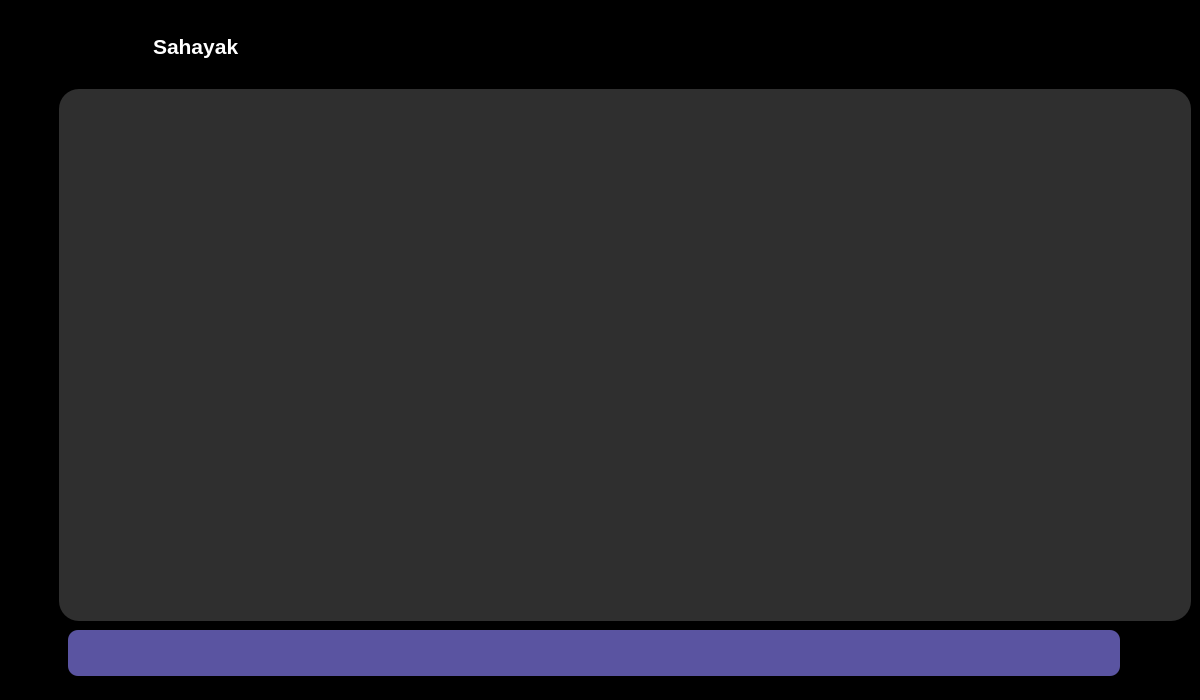
<?xml version="1.0" encoding="UTF-8"?>
<ui version="4.0">
 <class>MainWindow</class>
 <widget class="QMainWindow" name="MainWindow">
  <property name="geometry">
   <rect>
    <x>0</x>
    <y>0</y>
    <width>1200</width>
    <height>700</height>
   </rect>
  </property>
  <property name="minimumSize">
   <size>
    <width>1200</width>
    <height>700</height>
   </size>
  </property>
  <property name="windowTitle">
   <string>MainWindow</string>
  </property>
  <property name="autoFillBackground">
   <bool>false</bool>
  </property>
  <property name="styleSheet">
   <string notr="true">background-color: rgb(0, 0, 0);
border:none;</string>
  </property>
  <widget class="QWidget" name="centralwidget">
   <property name="styleSheet">
    <string notr="true">/*background-color: rgb(55, 46, 103);*/
border:none;</string>
   </property>
   <layout class="QGridLayout" name="gridLayout">
    <item row="0" column="0">
     <widget class="QFrame" name="frame">
      <property name="styleSheet">
       <string notr="true">/*background-color: rgb(55, 46, 103);*/</string>
      </property>
      <property name="frameShape">
       <enum>QFrame::StyledPanel</enum>
      </property>
      <property name="frameShadow">
       <enum>QFrame::Raised</enum>
      </property>
      <layout class="QHBoxLayout" name="horizontalLayout">
       <property name="spacing">
        <number>0</number>
       </property>
       <property name="leftMargin">
        <number>0</number>
       </property>
       <property name="topMargin">
        <number>0</number>
       </property>
       <property name="rightMargin">
        <number>0</number>
       </property>
       <property name="bottomMargin">
        <number>0</number>
       </property>
       <item>
        <widget class="QFrame" name="frame_2">
         <property name="maximumSize">
          <size>
           <width>50</width>
           <height>16777215</height>
          </size>
         </property>
         <property name="styleSheet">
          <string notr="true"/>
         </property>
         <property name="frameShape">
          <enum>QFrame::StyledPanel</enum>
         </property>
         <property name="frameShadow">
          <enum>QFrame::Raised</enum>
         </property>
         <layout class="QVBoxLayout" name="verticalLayout_2">
          <property name="spacing">
           <number>0</number>
          </property>
          <property name="leftMargin">
           <number>0</number>
          </property>
          <property name="topMargin">
           <number>0</number>
          </property>
          <property name="rightMargin">
           <number>0</number>
          </property>
          <property name="bottomMargin">
           <number>0</number>
          </property>
          <item>
           <widget class="QFrame" name="frame_13">
            <property name="styleSheet">
             <string notr="true">/*background-color: rgb(53, 45, 131);*/</string>
            </property>
            <property name="frameShape">
             <enum>QFrame::StyledPanel</enum>
            </property>
            <property name="frameShadow">
             <enum>QFrame::Raised</enum>
            </property>
            <layout class="QVBoxLayout" name="verticalLayout_3">
             <property name="spacing">
              <number>0</number>
             </property>
             <property name="leftMargin">
              <number>0</number>
             </property>
             <property name="topMargin">
              <number>0</number>
             </property>
             <property name="rightMargin">
              <number>0</number>
             </property>
             <property name="bottomMargin">
              <number>0</number>
             </property>
             <item alignment="Qt::AlignTop">
              <widget class="QFrame" name="frame_16">
               <property name="styleSheet">
                <string notr="true"/>
               </property>
               <property name="frameShape">
                <enum>QFrame::StyledPanel</enum>
               </property>
               <property name="frameShadow">
                <enum>QFrame::Raised</enum>
               </property>
               <layout class="QVBoxLayout" name="verticalLayout_4"/>
              </widget>
             </item>
             <item alignment="Qt::AlignBottom">
              <widget class="QFrame" name="frame_17">
               <property name="minimumSize">
                <size>
                 <width>70</width>
                 <height>70</height>
                </size>
               </property>
               <property name="frameShape">
                <enum>QFrame::StyledPanel</enum>
               </property>
               <property name="frameShadow">
                <enum>QFrame::Raised</enum>
               </property>
               <layout class="QGridLayout" name="gridLayout_5">
                <property name="leftMargin">
                 <number>4</number>
                </property>
                <property name="bottomMargin">
                 <number>11</number>
                </property>
                <item row="0" column="0">
                 <widget class="QPushButton" name="pushButton_6">
                  <property name="minimumSize">
                   <size>
                    <width>20</width>
                    <height>30</height>
                   </size>
                  </property>
                  <property name="cursor">
                   <cursorShape>PointingHandCursor</cursorShape>
                  </property>
                  <property name="styleSheet">
                   <string notr="true">image: url(:/Icons/Media/icon_settings.png);</string>
                  </property>
                  <property name="text">
                   <string/>
                  </property>
                 </widget>
                </item>
               </layout>
              </widget>
             </item>
            </layout>
           </widget>
          </item>
         </layout>
        </widget>
       </item>
       <item>
        <widget class="QFrame" name="frame_3">
         <property name="frameShape">
          <enum>QFrame::StyledPanel</enum>
         </property>
         <property name="frameShadow">
          <enum>QFrame::Raised</enum>
         </property>
         <layout class="QVBoxLayout" name="verticalLayout">
          <property name="spacing">
           <number>0</number>
          </property>
          <property name="leftMargin">
           <number>0</number>
          </property>
          <property name="topMargin">
           <number>0</number>
          </property>
          <property name="rightMargin">
           <number>0</number>
          </property>
          <property name="bottomMargin">
           <number>0</number>
          </property>
          <item>
           <widget class="QFrame" name="frame_5">
            <property name="maximumSize">
             <size>
              <width>16777215</width>
              <height>80</height>
             </size>
            </property>
            <property name="styleSheet">
             <string notr="true">/*background-color: rgb(74, 134, 248);*/
border-radius:35px;</string>
            </property>
            <property name="frameShape">
             <enum>QFrame::StyledPanel</enum>
            </property>
            <property name="frameShadow">
             <enum>QFrame::Raised</enum>
            </property>
            <layout class="QGridLayout" name="gridLayout_2">
             <property name="leftMargin">
              <number>0</number>
             </property>
             <property name="topMargin">
              <number>0</number>
             </property>
             <property name="rightMargin">
              <number>6</number>
             </property>
             <property name="bottomMargin">
              <number>6</number>
             </property>
             <item row="0" column="0">
              <widget class="QFrame" name="frame_8">
               <property name="styleSheet">
                <string notr="true">/*background-color: rgb(113, 64, 215);*/
border-radius:35px;</string>
               </property>
               <property name="frameShape">
                <enum>QFrame::StyledPanel</enum>
               </property>
               <property name="frameShadow">
                <enum>QFrame::Raised</enum>
               </property>
               <layout class="QHBoxLayout" name="horizontalLayout_5">
                <item>
                 <widget class="QFrame" name="frame_20">
                  <property name="minimumSize">
                   <size>
                    <width>0</width>
                    <height>70</height>
                   </size>
                  </property>
                  <property name="maximumSize">
                   <size>
                    <width>70</width>
                    <height>70</height>
                   </size>
                  </property>
                  <property name="styleSheet">
                   <string notr="true">image: url(:/Icons/Media/icons8-penduin-64.png);</string>
                  </property>
                  <property name="frameShape">
                   <enum>QFrame::StyledPanel</enum>
                  </property>
                  <property name="frameShadow">
                   <enum>QFrame::Raised</enum>
                  </property>
                  <layout class="QHBoxLayout" name="horizontalLayout_9"/>
                 </widget>
                </item>
                <item>
                 <widget class="QFrame" name="frame_18">
                  <property name="frameShape">
                   <enum>QFrame::StyledPanel</enum>
                  </property>
                  <property name="frameShadow">
                   <enum>QFrame::Raised</enum>
                  </property>
                  <layout class="QHBoxLayout" name="horizontalLayout_6">
                   <item>
                    <widget class="QFrame" name="frame_21">
                     <property name="frameShape">
                      <enum>QFrame::StyledPanel</enum>
                     </property>
                     <property name="frameShadow">
                      <enum>QFrame::Raised</enum>
                     </property>
                     <layout class="QGridLayout" name="gridLayout_7">
                      <property name="leftMargin">
                       <number>0</number>
                      </property>
                      <property name="topMargin">
                       <number>0</number>
                      </property>
                      <property name="rightMargin">
                       <number>0</number>
                      </property>
                      <property name="bottomMargin">
                       <number>0</number>
                      </property>
                      <property name="spacing">
                       <number>0</number>
                      </property>
                      <item row="0" column="0" alignment="Qt::AlignLeft">
                       <widget class="QLabel" name="object">
                        <property name="font">
                         <font>
                          <pointsize>16</pointsize>
                          <bold>true</bold>
                         </font>
                        </property>
                        <property name="styleSheet">
                         <string notr="true">color:rgb(255,255,255);</string>
                        </property>
                        <property name="text">
                         <string>Sahayak</string>
                        </property>
                       </widget>
                      </item>
                     </layout>
                    </widget>
                   </item>
                  </layout>
                 </widget>
                </item>
               </layout>
              </widget>
             </item>
            </layout>
           </widget>
          </item>
          <item>
           <widget class="QFrame" name="frame_6">
            <property name="minimumSize">
             <size>
              <width>0</width>
              <height>0</height>
             </size>
            </property>
            <property name="styleSheet">
             <string notr="true">/*image: url(:/Icons/Media/assets/IMG_20220829_154131.jpg);*/
background-color: rgb(47, 47, 47);

border-radius:20px</string>
            </property>
            <property name="frameShape">
             <enum>QFrame::StyledPanel</enum>
            </property>
            <property name="frameShadow">
             <enum>QFrame::Raised</enum>
            </property>
            <layout class="QGridLayout" name="gridLayout_3">
             <item row="0" column="0">
              <widget class="QScrollArea" name="scrollArea">
               <property name="widgetResizable">
                <bool>true</bool>
               </property>
               <widget class="QWidget" name="scrollAreaWidgetContents">
                <property name="geometry">
                 <rect>
                  <x>0</x>
                  <y>0</y>
                  <width>1114</width>
                  <height>514</height>
                 </rect>
                </property>
                <layout class="QVBoxLayout" name="chat_messages_layout"/>
               </widget>
              </widget>
             </item>
            </layout>
           </widget>
          </item>
          <item>
           <widget class="QFrame" name="frame_4">
            <property name="minimumSize">
             <size>
              <width>0</width>
              <height>0</height>
             </size>
            </property>
            <property name="maximumSize">
             <size>
              <width>16777215</width>
              <height>70</height>
             </size>
            </property>
            <property name="styleSheet">
             <string notr="true">background-color: rgb(0, 0, 0)</string>
            </property>
            <property name="frameShape">
             <enum>QFrame::StyledPanel</enum>
            </property>
            <property name="frameShadow">
             <enum>QFrame::Raised</enum>
            </property>
            <layout class="QHBoxLayout" name="horizontalLayout_2">
             <property name="spacing">
              <number>0</number>
             </property>
             <property name="leftMargin">
              <number>0</number>
             </property>
             <property name="topMargin">
              <number>0</number>
             </property>
             <property name="rightMargin">
              <number>0</number>
             </property>
             <property name="bottomMargin">
              <number>0</number>
             </property>
             <item>
              <widget class="QFrame" name="frame_7">
               <property name="styleSheet">
                <string notr="true">border-radius:35px;
background-color: rgb(0, 0, 0);</string>
               </property>
               <property name="frameShape">
                <enum>QFrame::StyledPanel</enum>
               </property>
               <property name="frameShadow">
                <enum>QFrame::Raised</enum>
               </property>
               <layout class="QGridLayout" name="gridLayout_4">
                <property name="leftMargin">
                 <number>0</number>
                </property>
                <property name="topMargin">
                 <number>0</number>
                </property>
                <property name="rightMargin">
                 <number>6</number>
                </property>
                <property name="bottomMargin">
                 <number>6</number>
                </property>
                <item row="0" column="0">
                 <widget class="QFrame" name="frame_10">
                  <property name="styleSheet">
                   <string notr="true">border-radius:30px;
background:transparent;</string>
                  </property>
                  <property name="frameShape">
                   <enum>QFrame::StyledPanel</enum>
                  </property>
                  <property name="frameShadow">
                   <enum>QFrame::Raised</enum>
                  </property>
                  <layout class="QHBoxLayout" name="horizontalLayout_3">
                   <item alignment="Qt::AlignVCenter">
                    <widget class="QTextEdit" name="textEdit">
                     <property name="font">
                      <font>
                       <family>Segoe UI</family>
                       <pointsize>14</pointsize>
                       <italic>false</italic>
                       <bold>true</bold>
                      </font>
                     </property>
                     <property name="cursor" stdset="0">
                      <cursorShape>IBeamCursor</cursorShape>
                     </property>
                     <property name="styleSheet">
                      <string notr="true">QTextEdit{
background-color: rgb(90, 84, 161);
color: rgb(255, 255, 255);
border-radius:10px;
}

QTextEdit:focus{
	background-color: rgb(90, 84, 161);		
	color: rgb(255, 255, 255);
	border: 2px solid rgb(74, 134, 248);
	
}</string>
                     </property>
                     <property name="lineWidth">
                      <number>3</number>
                     </property>
                     <property name="html">
                      <string>&lt;!DOCTYPE HTML PUBLIC &quot;-//W3C//DTD HTML 4.0//EN&quot; &quot;http://www.w3.org/TR/REC-html40/strict.dtd&quot;&gt;
&lt;html&gt;&lt;head&gt;&lt;meta name=&quot;qrichtext&quot; content=&quot;1&quot; /&gt;&lt;meta charset=&quot;utf-8&quot; /&gt;&lt;style type=&quot;text/css&quot;&gt;
p, li { white-space: pre-wrap; }
hr { height: 1px; border-width: 0; }
&lt;/style&gt;&lt;/head&gt;&lt;body style=&quot; font-family:'Segoe UI'; font-size:14pt; font-weight:700; font-style:normal;&quot;&gt;
&lt;p style=&quot;-qt-paragraph-type:empty; margin-top:0px; margin-bottom:0px; margin-left:0px; margin-right:0px; -qt-block-indent:0; text-indent:0px; font-size:9pt; font-weight:400;&quot;&gt;&lt;br /&gt;&lt;/p&gt;&lt;/body&gt;&lt;/html&gt;</string>
                     </property>
                    </widget>
                   </item>
                   <item>
                    <widget class="QPushButton" name="sendButton">
                     <property name="minimumSize">
                      <size>
                       <width>50</width>
                       <height>30</height>
                      </size>
                     </property>
                     <property name="styleSheet">
                      <string notr="true">image: url(:/Icons/Media/send (1).png);
</string>
                     </property>
                     <property name="text">
                      <string/>
                     </property>
                    </widget>
                   </item>
                  </layout>
                 </widget>
                </item>
               </layout>
              </widget>
             </item>
            </layout>
           </widget>
          </item>
         </layout>
        </widget>
       </item>
      </layout>
     </widget>
    </item>
   </layout>
  </widget>
 </widget>
 <resources>
  <include location="assets.qrc"/>
 </resources>
 <connections/>
</ui>
